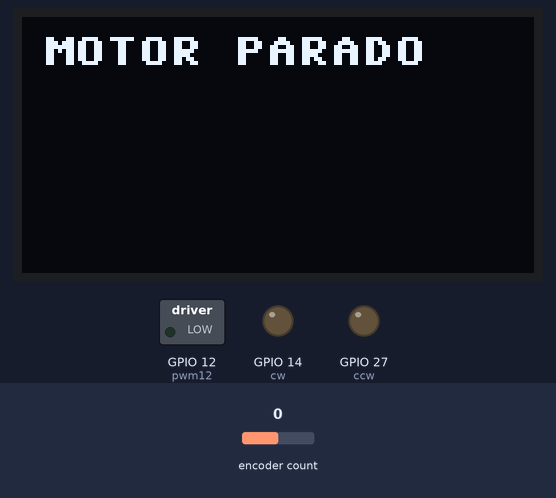
Recording of a program running on a simulated ESP32 board running MicroPython. On the bench: 128×64 one-colour display, switched loads named in the program (green lamp = pin HIGH), output pins drawn as LEDs (lit = HIGH). The test bench sets the inputs (shaded band); at power-on: encoder count 0. Library files of the repository ran but are not shown: ssd1306.py.

Above: at 1.2 s.
1.3 s: encoder count set to -1
At 1.7 s:
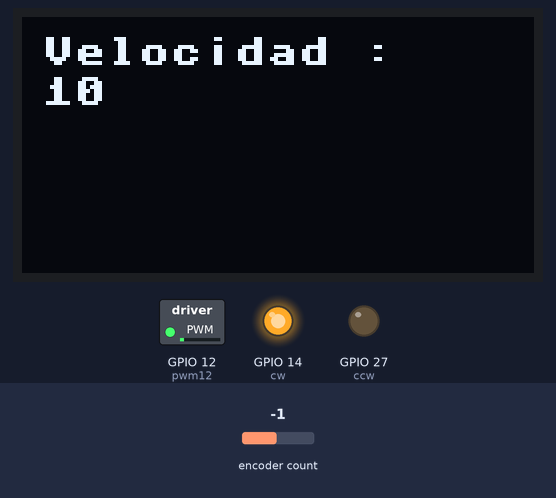
2.8 s: encoder count set to 0
At 3.2 s:
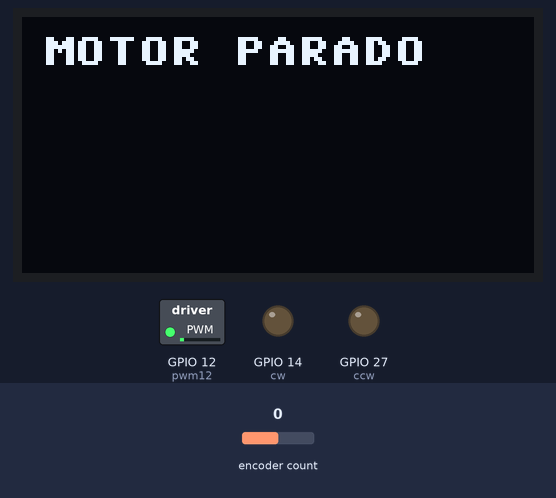
Timing chart, 0 to 5.8 s (numbered marks = the images above; inputs shaded):
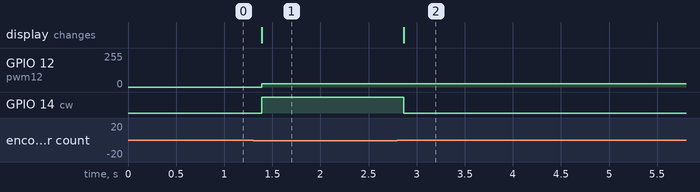

Measured:
- after the input at 1.3 s, GPIO 12 (pwm12): 0/255 → 25/255 after 0.09 s; GPIO 14 (cw): LOW → HIGH after 0.09 s; the display: changes after 0.09 s (image 1)
- after the input at 2.8 s, GPIO 14 (cw): HIGH → LOW after 0.07 s; the display: changes after 0.07 s (image 2)

The program:

main.py
```python
# (licence header left out)
# Primero importamos la libreria time  y la clase
# rotary_irq_esp necesaria para gestionar el encoder.
# Nos ayudará  a evitar los rebotes en la conmutacion
# de encoder. Importamos también la librería para
# gestionar la pantalla OLED.
import time
from rotary_irq_esp import RotaryIRQ
from machine import Pin, PWM, SoftI2C
import ssd1306


# Asignamos los pines I2C para el ESP32
# en los que conectaremos la pantalla OLED
i2c = SoftI2C(scl=Pin(22), sda=Pin(21))

# Definimos dimensiones del la pantalla OLED
# y creamos el objeto correspondiente.
# Borramos la pantalla
oled_width = 128
oled_height = 64
oled = ssd1306.SSD1306_I2C(oled_width, oled_height, i2c)
oled.fill(0)

# Este es le constructor de la clase RotaryIRQ
# para el encoder
r = RotaryIRQ(pin_num_clk=35,
              pin_num_dt=32,
              min_val=0,
              max_val=10,
              reverse=True,
              range_mode=RotaryIRQ.RANGE_BOUNDED)

val_old = r.value()

# Definimos los pines para control del motor
pwm12 = PWM(Pin(12), freq=100, duty=0)
cw = Pin(14, Pin.OUT)
ccw = Pin(27, Pin.OUT)
ciclo = 0

# Bucle de repetición del programa
while True:

    # Consultamos el encoder
    val_new = r.value()

    if val_old != val_new and val_new !=0:
        val_old = val_new
        ciclo = val_new * 100
        velocidad = val_new * 10
        oled.fill(0)
        oled.text('Velocidad :', 5, 5)
        oled.text(str(velocidad), 5, 15)
        oled.show()
        cw.on()
        ccw.off()

    elif val_new == 0:
        oled.fill(0)
        oled.text('MOTOR PARADO', 5, 5)
        oled.show()
        pwm12.duty(0)
        cw.off()
        ccw.off()

    pwm12.duty(ciclo)

    time.sleep_ms(50)
```
